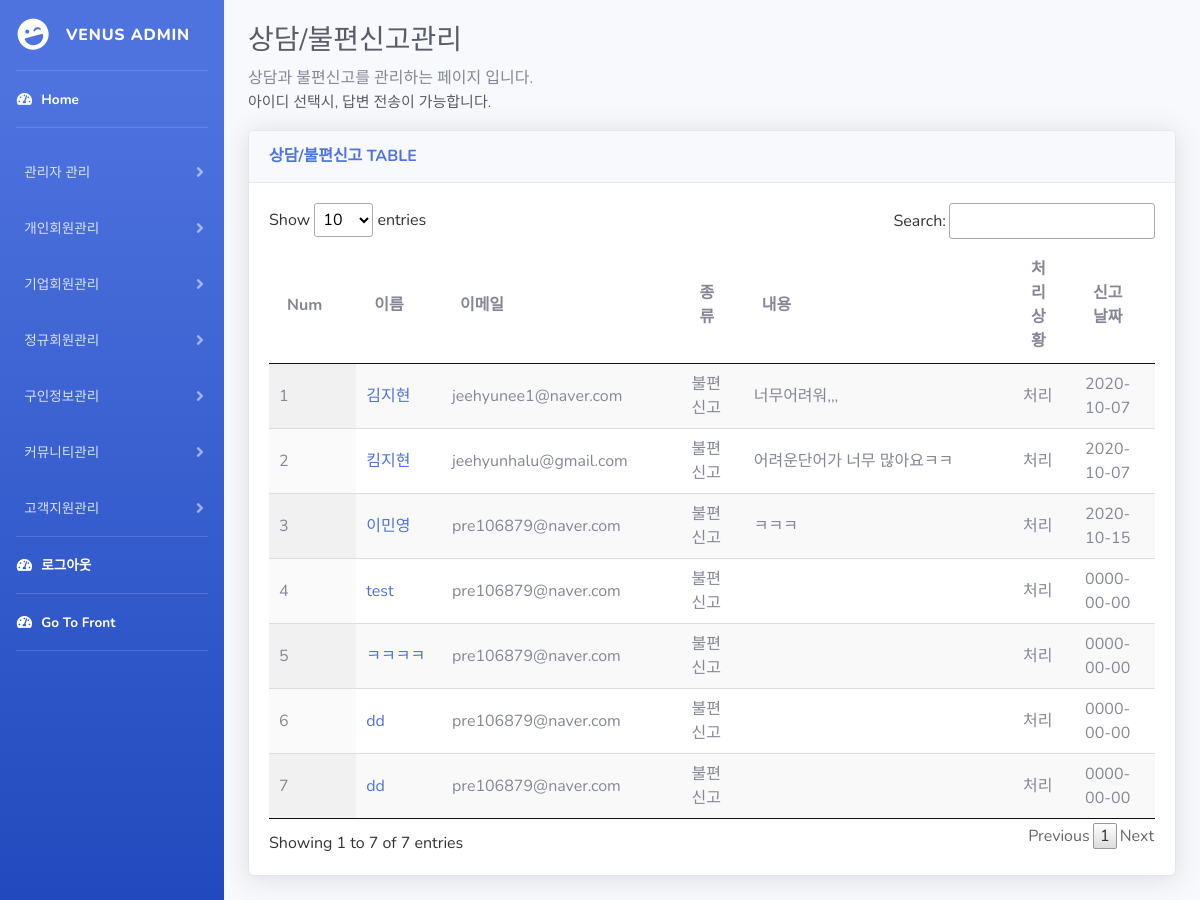
Screenshot of /admin/consult.php (signed in) with the database file from the repository.
### tables this page shows
CREATE TABLE IF NOT EXISTS `consult` (
  `consultNum` int(10) NOT NULL AUTO_INCREMENT,
  `userName` varchar(255) NOT NULL,
  `email` varchar(255) NOT NULL,
  `type` varchar(255) NOT NULL,
  `content` text NOT NULL,
  `date` date NOT NULL,
  `situation` varchar(255) NOT NULL,
  `answer` text DEFAULT NULL,
  PRIMARY KEY (`consultNum`)
);

### admin/db/jhDbcon.php (called while the page is built, shortened)
<?php
$maria_connect = mysqli_connect('localhost', 'sstyler7', 'hyukfamilly1!!', 'sstyler7');
$maria_connect -> set_charset("utf8");
function mq($sql){
  global $maria_connect;
  return $maria_connect->query($sql);
}

### admin/consult.php (the view, shortened to what this page needs)
<?php
  include_once('./db/jhDbcon.php');
  include_once 'nav.php';
?>
<link href="static/css/board.css" rel="stylesheet" type="text/css">
<div id="content-wrapper" class="d-flex flex-column">
    <div id="content">
        <div class="container-fluid">
            <h1 class="h3 mb-2 text-gray-800">상담/불편신고관리</h1>
            <p class="mb-3">상담과 불편신고를 관리하는 페이지 입니다.<br><span class="text-gray-800" style="font-size:15px;">아이디 선택시, 답변 전송이 가능합니다.</span></p>
            <div class="card shadow mb-4">
                <div class="card-header py-3">
                    <h6 class="m-0 font-weight-bold text-primary">상담/불편신고 TABLE</h6>
                </div>
                <div class="card-body">
                    <table id="example" class="display">
                        <thead>
                            <tr>
                                <th>Num</th>
                                <th>이름</th>
                                <th>이메일</th>
                                <th>종류</th>
                                <th>내용</th>
                                <th>처리상황</th>
                                <th>신고날짜</th>
                            </tr>
                        </thead>
                        <tbody>
                        <?php
                            $sql = mq("select * from consult order by consultNum");
                                while($board = $sql->fetch_array())
                                {
                                    echo "<tr>";
                                    echo "<td width='10'>".$board['consultNum']."</td>";
                                    echo "<td width='50'><a href='./db/consult/consultEmail.php?num=".$board['consultNum'].";?>' target='_blank' onClick=".'"'."window.open(this.href, '', 'width=550,height=575,scrollbars=yes,resizeable=no,left=150,top=150'); return false;".'"'.">".$board['userName']."</a> </td>";
                                    echo "<td width='30'>".$board['email']." </td>";
                                    if($board['type']=='sangdam'){
                                        echo "<td width='30'>상담</td>";
                                    }else{
                                        echo "<td width='30'>불편신고</td>";
                                    }
                                    echo "<td width='200'>".$board['content']." </td>";
                                    echo "<td width='20'>".$board['situation']." </td>";
                                    echo "<td width='30'>".$board['date']." </td>";
                                    echo "</tr>";
                                }
                        ?>
                        </tbody>
                    </table>
                </div>
            </div>
        </div>
    </div>
</div>
</body>
</html>

### admin/static/css/board.css (style rules this page uses)
table.dataTable { width: 100%; margin: 0 auto; clear: both; border-collapse: separate; border-spacing: 0 }
table.dataTable thead th, table.dataTable tfoot th { font-weight: bold }
table.dataTable thead th, table.dataTable thead td { padding: 10px 18px; border-bottom: 1px solid #111 }
table.dataTable thead .sorting, table.dataTable thead .sorting_asc, table.dataTable thead .sorting_desc, table.dataTable thead .sorting_asc_disabled, table.dataTable thead .sorting_desc_disabled { cursor: pointer; *cursor: hand; background-repeat: no-repeat; background-position: center right }
table.dataTable thead .sorting { background-image: url("../images/sort_both.png") }
table.dataTable thead .sorting_asc { background-image: url("../images/sort_asc.png") }
table.dataTable tbody tr { background-color: #ffffff }
table.dataTable tbody th, table.dataTable tbody td { padding: 8px 10px }
table.dataTable.row-border tbody th, table.dataTable.row-border tbody td, table.dataTable.display tbody th, table.dataTable.display tbody td { border-top: 1px solid #ddd }
table.dataTable.row-border tbody tr:first-child th, table.dataTable.row-border tbody tr:first-child td, table.dataTable.display tbody tr:first-child th, table.dataTable.display tbody tr:first-child td { border-top: none }
table.dataTable.stripe tbody tr.odd, table.dataTable.display tbody tr.odd { background-color: #f9f9f9 }
table.dataTable.order-column tbody tr>.sorting_1, table.dataTable.order-column tbody tr>.sorting_2, table.dataTable.order-column tbody tr>.sorting_3, table.dataTable.display tbody tr>.sorting_1, table.dataTable.display tbody tr>.sorting_2, table.dataTable.display tbody tr>.sorting_3 { background-color: #fafafa }
table.dataTable.display tbody tr.odd>.sorting_1, table.dataTable.order-column.stripe tbody tr.odd>.sorting_1 { background-color: #f1f1f1 }
table.dataTable.display tbody tr.even>.sorting_1, table.dataTable.order-column.stripe tbody tr.even>.sorting_1 { background-color: #fafafa }
table.dataTable.no-footer { border-bottom: 1px solid #111 }
table.dataTable, table.dataTable th, table.dataTable td { box-sizing: content-box }

### rows the page displays
consult: consultNum "1", userName "김지현", email "jeehyunee1@naver.com", type "불편신고", content "너무어려워,,,", situation "처리", date "2020-10-07"
consult: consultNum "2", userName "킴지현", email "jeehyunhalu@gmail.com", type "불편신고", content "어려운단어가 너무 많아요ㅋㅋ", situation "처리", date "2020-10-07"
consult: consultNum "3", userName "이민영", email "pre106879@naver.com", type "불편신고", content "ㅋㅋㅋ", situation "처리", date "2020-10-15"
consult: consultNum "4", userName "test", email "pre106879@naver.com", type "불편신고", situation "처리", date "0000-00-00"
consult: consultNum "5", userName "ㅋㅋㅋㅋ", email "pre106879@naver.com", type "불편신고", situation "처리", date "0000-00-00"
consult: consultNum "6", userName "dd", email "pre106879@naver.com", type "불편신고", situation "처리", date "0000-00-00"
consult: consultNum "7", userName "dd", email "pre106879@naver.com", type "불편신고", situation "처리", date "0000-00-00"
